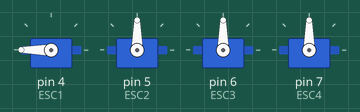
Recording of a sketch running on a simulated Arduino Uno, built with avr-gcc and run on an emulated ATmega328P. Shown: 4 × servo.

Above: at 0.1 s.
At 11.1 s:
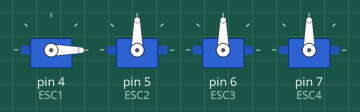
At 14.1 s:
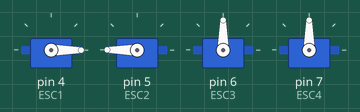
At 18.2 s:
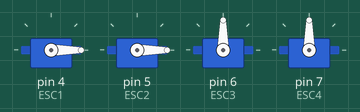
At 25.3 s:
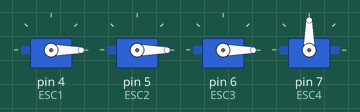
At 35.4 s:
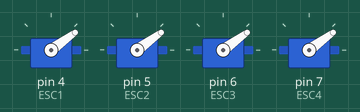
Timing chart, 0 to 36.9 s (numbered marks = the images above):
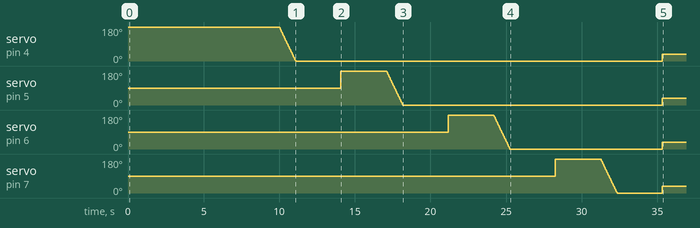

The sketch:

ESC_diag.ino
```cpp
//ESC Diagnostics

#include <Servo.h>

Servo ESC1, ESC2, ESC3, ESC4;

void setup() {
    ESC1.attach(4, 1000, 2000);
    ESC2.attach(5, 1000, 2000);
    ESC3.attach(6, 1000, 2000);
    ESC4.attach(7, 1000, 2000);

    ESC1.write(2000);
    delay(10000);
    for (int i=0; i<1000; i++) {
        ESC1.write(2000-i);
        delay(1);
    }
    ESC1.write(1000);
    delay(3000);

    ESC2.write(2000);
    delay(3000);
    for (int i=0; i<1000; i++) {
        ESC2.write(2000-i);
        delay(1);
    }
    ESC2.write(1000);
    delay(3000);

    ESC3.write(2000);
    delay(3000);
    for (int i=0; i<1000; i++) {
        ESC3.write(2000-i);
        delay(1);
    }
    ESC3.write(1000);
    delay(3000);

    ESC4.write(2000);
    delay(3000);
    for (int i=0; i<1000; i++) {
        ESC4.write(2000-i);
        delay(1);
    }
    ESC4.write(1000);
    delay(3000);
}

void loop() {

    ESC1.write(1200);
    ESC2.write(1200);
    ESC3.write(1200);
    ESC4.write(1200);
}
```
